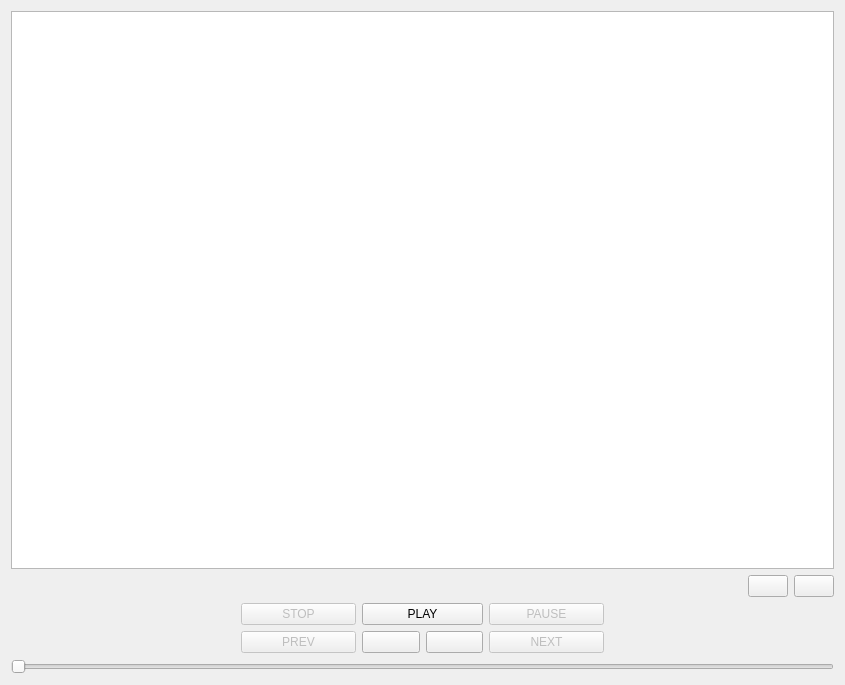
<?xml version="1.0" encoding="UTF-8"?>
<ui version="4.0">
 <class>MediaPlayer</class>
 <widget class="QWidget" name="MediaPlayer">
  <property name="geometry">
   <rect>
    <x>0</x>
    <y>0</y>
    <width>845</width>
    <height>685</height>
   </rect>
  </property>
  <property name="windowTitle">
   <string>Form</string>
  </property>
  <layout class="QVBoxLayout" name="verticalLayout_2" stretch="5,1">
   <item>
    <layout class="QVBoxLayout" name="PlaylistLayout">
     <item>
      <widget class="QListWidget" name="playlist">
       <property name="editTriggers">
        <set>QAbstractItemView::NoEditTriggers</set>
       </property>
       <property name="showDropIndicator" stdset="0">
        <bool>false</bool>
       </property>
      </widget>
     </item>
     <item>
      <layout class="QHBoxLayout" name="PlaylistBtnLayout">
       <item>
        <spacer name="PlaylistBtnSpacer">
         <property name="orientation">
          <enum>Qt::Horizontal</enum>
         </property>
         <property name="sizeHint" stdset="0">
          <size>
           <width>40</width>
           <height>20</height>
          </size>
         </property>
        </spacer>
       </item>
       <item>
        <widget class="QPushButton" name="btnAddTrack">
         <property name="text">
          <string/>
         </property>
         <property name="icon">
          <iconset theme="list-add">
           <normaloff>.</normaloff>.</iconset>
         </property>
        </widget>
       </item>
       <item>
        <widget class="QPushButton" name="btnRemoveTrack">
         <property name="text">
          <string/>
         </property>
         <property name="icon">
          <iconset theme="list-remove">
           <normaloff>.</normaloff>.</iconset>
         </property>
        </widget>
       </item>
      </layout>
     </item>
    </layout>
   </item>
   <item>
    <layout class="QVBoxLayout" name="PlayerLayout" stretch="1,1">
     <item>
      <layout class="QGridLayout" name="gridLayout" rowstretch="1,1" columnstretch="4,2,1,1,2,4" rowminimumheight="1,1" columnminimumwidth="4,2,1,1,2,4">
       <item row="1" column="1">
        <widget class="QPushButton" name="btnPrevTrack">
         <property name="enabled">
          <bool>false</bool>
         </property>
         <property name="text">
          <string>PREV</string>
         </property>
         <property name="icon">
          <iconset theme="media-skip-backward"/>
         </property>
        </widget>
       </item>
       <item row="0" column="5">
        <spacer name="RightControlPlayerSpacer">
         <property name="orientation">
          <enum>Qt::Horizontal</enum>
         </property>
         <property name="sizeHint" stdset="0">
          <size>
           <width>40</width>
           <height>20</height>
          </size>
         </property>
        </spacer>
       </item>
       <item row="0" column="4">
        <widget class="QPushButton" name="btnPause">
         <property name="enabled">
          <bool>false</bool>
         </property>
         <property name="text">
          <string>PAUSE</string>
         </property>
         <property name="icon">
          <iconset theme="media-playback-pause">
           <normaloff>.</normaloff>.</iconset>
         </property>
        </widget>
       </item>
       <item row="1" column="4">
        <widget class="QPushButton" name="btnNextTrack">
         <property name="enabled">
          <bool>false</bool>
         </property>
         <property name="layoutDirection">
          <enum>Qt::RightToLeft</enum>
         </property>
         <property name="text">
          <string>NEXT</string>
         </property>
         <property name="icon">
          <iconset theme="media-skip-forward"/>
         </property>
        </widget>
       </item>
       <item row="0" column="0">
        <spacer name="LeftControlPlayerSpacer">
         <property name="orientation">
          <enum>Qt::Horizontal</enum>
         </property>
         <property name="sizeHint" stdset="0">
          <size>
           <width>40</width>
           <height>20</height>
          </size>
         </property>
        </spacer>
       </item>
       <item row="1" column="2">
        <widget class="QPushButton" name="btnRepeatMode">
         <property name="text">
          <string/>
         </property>
         <property name="icon">
          <iconset theme="media-playlist-repeat"/>
         </property>
        </widget>
       </item>
       <item row="0" column="1">
        <widget class="QPushButton" name="btnStop">
         <property name="enabled">
          <bool>false</bool>
         </property>
         <property name="text">
          <string>STOP</string>
         </property>
         <property name="icon">
          <iconset theme="media-playback-stop">
           <normaloff>.</normaloff>.</iconset>
         </property>
        </widget>
       </item>
       <item row="1" column="3">
        <widget class="QPushButton" name="btnShuffleMode">
         <property name="text">
          <string/>
         </property>
         <property name="icon">
          <iconset theme="media-playlist-shuffle"/>
         </property>
        </widget>
       </item>
       <item row="0" column="2" colspan="2">
        <widget class="QPushButton" name="btnPlay">
         <property name="text">
          <string>PLAY</string>
         </property>
         <property name="icon">
          <iconset theme="media-playback-start">
           <normaloff>.</normaloff>.</iconset>
         </property>
        </widget>
       </item>
      </layout>
     </item>
     <item>
      <widget class="QSlider" name="trackPosition">
       <property name="pageStep">
        <number>1</number>
       </property>
       <property name="value">
        <number>0</number>
       </property>
       <property name="tracking">
        <bool>false</bool>
       </property>
       <property name="orientation">
        <enum>Qt::Horizontal</enum>
       </property>
      </widget>
     </item>
    </layout>
   </item>
  </layout>
 </widget>
 <resources/>
 <connections/>
</ui>
